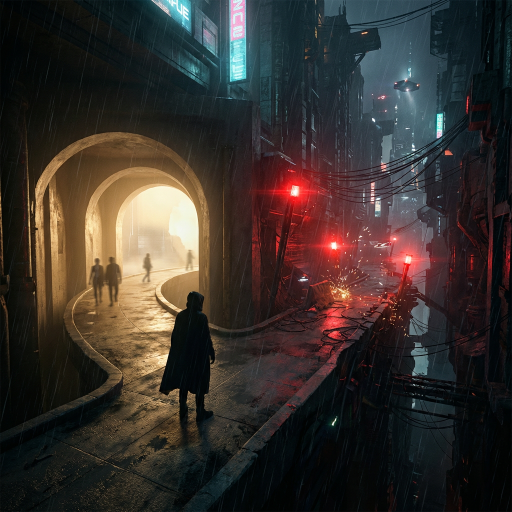
#> input picture 06-Drafts/visuals/quivira-os-carousel/v2/bg1_cover.png, 1024 x 1024 px (shown at 1/2 size); the run also reads 3 pictures not shown here
$ python generate_slides_v2.py
#> lines starting #> are read from the running program, lines starting #| are printed output that depends on the picture
"""
Quivira OS Carousel — V2 Premium Design
Graphic Designer skill | @big_quiv brand system
"""
from PIL import Image, ImageDraw, ImageFont, ImageFilter
import os

output_dir = os.path.dirname(os.path.abspath(__file__))
W, H = 1080, 1350
MARGIN = 80
TEXT_W = W - MARGIN * 2
TOP_SAFE = 120
BOTTOM_SAFE = 80

# ── Brand Colors ──
BG = (10, 10, 15)
WHITE = (255, 255, 255)
LIGHT = (230, 230, 230)
RED = (230, 57, 70)
GOLD = (255, 215, 0)
DARK_PANEL = (26, 26, 46)
GRAY = (150, 150, 150)
DIMMED = (180, 180, 180)

# ── Fonts ──
def get_font(size, bold=True):
    if bold:
        for p in ["C:/Windows/Fonts/arialbd.ttf", "C:/Windows/Fonts/arial.ttf"]:
            if os.path.exists(p):
                return ImageFont.truetype(p, size)
    else:
        for p in ["C:/Windows/Fonts/arial.ttf", "C:/Windows/Fonts/segoeui.ttf"]:
            if os.path.exists(p):
                return ImageFont.truetype(p, size)
    return ImageFont.load_default()

font_hero     = get_font(76, True)
font_headline = get_font(54, True)
font_subhead  = get_font(40, True)
font_body     = get_font(30, False)
font_body_b   = get_font(30, True)
font_small    = get_font(24, False)
font_tag      = get_font(22, True)
font_cta      = get_font(46, True)
font_big2     = get_font(62, True)
font_big3     = get_font(50, True)
font_token    = get_font(28, True)
font_check    = get_font(36, True)
font_stat     = get_font(44, True)


# ══════════════════════════════════════════════
#  DESIGN SYSTEM FUNCTIONS
# ══════════════════════════════════════════════

def load_bg(filename, overlay_alpha=140):
    """Load AI background with dark overlay. Lower alpha = more art visible."""
    path = os.path.join(output_dir, filename)
    if os.path.exists(path):
        img = Image.open(path).resize((W, H)).convert("RGBA")
        overlay = Image.new("RGBA", (W, H), (10, 10, 15, overlay_alpha))
        img = Image.alpha_composite(img, overlay)
        return img
    else:
        img = Image.new("RGBA", (W, H), (*BG, 255))
        draw = ImageDraw.Draw(img)
        for y in range(H):
            r = int(10 + (16 * y / H))
            g = int(10 + (16 * y / H))
            b = int(15 + (31 * y / H))
            draw.line([(0, y), (W, y)], fill=(r, g, b, 255))
        return img


def apply_vignette(img, strength=60):
    """Darken edges to draw focus to the center."""
    w, h = img.size
    vig = Image.new("RGBA", (w, h), (0, 0, 0, 0))
    vd = ImageDraw.Draw(vig)
    steps = strength
    for i in range(steps):
        alpha = int((steps - i) * 3)
        m = i * max(w, h) // (steps * 2)
        if m < 1:
            m = 1
        vd.rectangle([0, 0, w, m], fill=(0, 0, 0, min(alpha, 255)))
        vd.rectangle([0, h - m, w, h], fill=(0, 0, 0, min(alpha, 255)))
        vd.rectangle([0, 0, m, h], fill=(0, 0, 0, min(alpha, 255)))
        vd.rectangle([w - m, 0, w, h], fill=(0, 0, 0, min(alpha, 255)))
    return Image.alpha_composite(img, vig)


def draw_gradient_orb(img, cx, cy, radius, color, alpha=45):
    """Soft radial gradient circle for ambient depth."""
    orb = Image.new("RGBA", img.size, (0, 0, 0, 0))
    od = ImageDraw.Draw(orb)
    steps = 25
    for i in range(steps, 0, -1):
        r = int(radius * i / steps)
        a = int(alpha * (1 - i / steps))
        od.ellipse([cx - r, cy - r, cx + r, cy + r], fill=(*color[:3], min(a, 255)))
    return Image.alpha_composite(img, orb)


def draw_glow_text(img, text, x, y, font, color, glow_radius=12, glow_alpha=140):
    """Text with a soft glow halo behind it."""
    glow = Image.new("RGBA", img.size, (0, 0, 0, 0))
    gd = ImageDraw.Draw(glow)
    gd.text((x, y), text, fill=(*color[:3], glow_alpha), font=font)
    glow = glow.filter(ImageFilter.GaussianBlur(glow_radius))
    img = Image.alpha_composite(img, glow)
    draw = ImageDraw.Draw(img)
    draw.text((x, y), text, fill=(*color, 255), font=font)
    return img


def _wrap_lines(draw, text, font, max_width):
    """Word-wrap text into lines that fit max_width."""
    words = text.split()
    lines, current = [], ""
    for word in words:
        test = current + " " + word if current else word
        bbox = draw.textbbox((0, 0), test, font=font)
        if bbox[2] - bbox[0] > max_width:
            if current:
                lines.append(current)
            current = word
        else:
            current = test
    if current:
        lines.append(current)
    return lines


def glow_text_centered(img, text, y, font, color, glow_radius=12, glow_alpha=140, max_width=None):
    """Center-aligned text with glow. Returns (img, new_y)."""
    if max_width is None:
        max_width = TEXT_W
    draw = ImageDraw.Draw(img)
    lines = _wrap_lines(draw, text, font, max_width)
    for line in lines:
        bbox = draw.textbbox((0, 0), line, font=font)
        tw = bbox[2] - bbox[0]
        x = (W - tw) // 2
        img = draw_glow_text(img, line, x, y, font, color, glow_radius, glow_alpha)
        y += int((bbox[3] - bbox[1]) * 1.3)
    return img, y


def flat_text_centered(img, text, y, font, color=WHITE, max_width=None):
    """Center-aligned text, no glow. Returns (img, new_y)."""
    if max_width is None:
        max_width = TEXT_W
    draw = ImageDraw.Draw(img)
    lines = _wrap_lines(draw, text, font, max_width)
    for line in lines:
        bbox = draw.textbbox((0, 0), line, font=font)
        tw = bbox[2] - bbox[0]
        x = (W - tw) // 2
        draw.text((x, y), line, fill=color, font=font)
        y += int((bbox[3] - bbox[1]) * 1.4)
    return img, y


def flat_text_left(img, text, y, font, color=LIGHT, max_width=None):
    """Left-aligned body text, no glow. Returns (img, new_y)."""
    if max_width is None:
        max_width = TEXT_W
    draw = ImageDraw.Draw(img)
    lines = _wrap_lines(draw, text, font, max_width)
    for line in lines:
        bbox = draw.textbbox((0, 0), line, font=font)
        draw.text((MARGIN, y), line, fill=color, font=font)
        y += int((bbox[3] - bbox[1]) * 1.45)
    return img, y


def draw_accent_line(img, y, width=220):
    """Red accent separator with subtle glow."""
    x_start = (W - width) // 2
    line = Image.new("RGBA", img.size, (0, 0, 0, 0))
    ld = ImageDraw.Draw(line)
    ld.rectangle([x_start - 8, y - 5, x_start + width + 8, y + 8], fill=(230, 57, 70, 50))
    ld.rectangle([x_start, y, x_start + width, y + 3], fill=(230, 57, 70, 255))
    return Image.alpha_composite(img, line)


def draw_glass_panel(img, x1, y1, x2, y2, border_color=GOLD, fill_alpha=160):
    """Semi-transparent glass panel with colored border."""
    panel = Image.new("RGBA", img.size, (0, 0, 0, 0))
    pd = ImageDraw.Draw(panel)
    pd.rounded_rectangle([x1, y1, x2, y2], radius=16, fill=(26, 26, 46, fill_alpha))
    pd.rounded_rectangle([x1, y1, x2, y2], radius=16, outline=(*border_color[:3], 120), width=2)
    return Image.alpha_composite(img, panel)


def add_branding(img):
    """Bottom-left @big_quiv + red dot."""
    draw = ImageDraw.Draw(img)
    draw.text((MARGIN, H - 60), "@big_quiv", fill=(*GRAY, 255), font=font_small)
    draw.ellipse([W - MARGIN - 12, H - 52, W - MARGIN, H - 40], fill=(*RED, 255))
    return img


def add_counter(img, current, total=6):
    """Slide counter top-right."""
    draw = ImageDraw.Draw(img)
    text = f"{current}/{total}"
    bbox = draw.textbbox((0, 0), text, font=font_tag)
    tw = bbox[2] - bbox[0]
    draw.text((W - MARGIN - tw, 45), text, fill=(*GRAY, 200), font=font_tag)
    return img


def finalize(img):
    """Convert RGBA to RGB for PNG save."""
    bg = Image.new("RGB", img.size, BG)
    bg.paste(img, mask=img.split()[3])
    return bg


# ══════════════════════════════════════════════
#  SLIDE 1: COVER
# ══════════════════════════════════════════════
print("Slide 1 — Cover")
img = load_bg("bg1_cover.png", overlay_alpha=110)
img = apply_vignette(img, strength=50)
#> in apply_vignette, `vig = Image.new("RGBA", (w, h), (0, 0, 0, 0))`: vig: PIL image 1080x1350 RGBA; every value is 0
img = draw_gradient_orb(img, W // 2, 420, 380, RED, alpha=35)
img = draw_gradient_orb(img, W // 2, 500, 250, GOLD, alpha=20)
#> call 2 of draw_gradient_orb, with cx = 540, cy = 500, radius = 250, color = (255, 215, 0), alpha = 20
#> in draw_gradient_orb (call 2), `return Image.alpha_composite(img, orb)`:
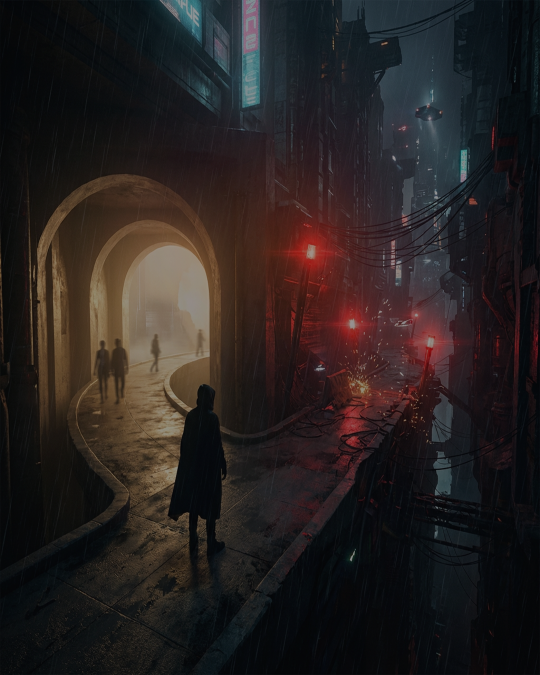
#> returned value: PIL image 1080x1350 RGBA (shown at 1/2 size); mean R, G, B, A 39.4, 33.1, 32.1, 255

y = 280
img, y = glow_text_centered(img, "I WAS WORKING", y, font_headline, WHITE, glow_radius=8, glow_alpha=100)
#> in glow_text_centered, `lines = _wrap_lines(draw, text, font, max_width)`: lines = ['I WAS WORKING']
#> the loop in glow_text_centered, `for line in lines:` made 1 pass
#> (line, bbox, tw, x, y) on pass 1: ('I WAS WORKING', (0, 2, 76, 10), 76, 502, 290)
#> after the loop in glow_text_centered, `for line in lines:`: y = 290
#> y = 290
y += 10
#> y = 300
img, y = glow_text_centered(img, "40 HOURS", y, font_hero, RED, glow_radius=18, glow_alpha=160)
#> the loop in glow_text_centered (call 2), `for line in lines:` made 1 pass
#> (line, bbox, tw, x, y) on pass 1: ('40 HOURS', (0, 2, 48, 10), 48, 516, 310)
#> y = 310
y += 5
#> y = 315
img, y = glow_text_centered(img, "A WEEK.", y, font_headline, WHITE, glow_radius=8, glow_alpha=100)
#> y = 325
y += 30
#> y = 355
img = draw_accent_line(img, y, 300)
y += 50
#> y = 405
img, y = glow_text_centered(img, "NOW I WORK 3.", y, font_big3, GOLD, glow_radius=14, glow_alpha=140)
#> y = 415
y += 30
#> y = 445
img, y = flat_text_centered(img, "Here's the system.", y, font_subhead, DIMMED)
#> in flat_text_centered, `lines = _wrap_lines(draw, text, font, max_width)`: lines = ["Here's the system."]
#> the loop in flat_text_centered, `for line in lines:` made 1 pass
#> (line, bbox, tw, x, y) on pass 1: ("Here's the system.", (0, 2, 82, 12), 82, 499, 459)
#> after the loop in flat_text_centered, `for line in lines:`: y = 459
#> y = 459

img = add_branding(img)
img, _ = flat_text_centered(img, "SWIPE  >", H - 120, font_tag, GRAY)
#> the loop in flat_text_centered (call 2), `for line in lines:` made 1 pass
#> (line, bbox, tw, x, y) on pass 1: ('SWIPE >', (0, 2, 39, 10), 39, 520, 1241)

img = finalize(img)
#> in finalize, `bg = Image.new("RGB", img.size, BG)`:
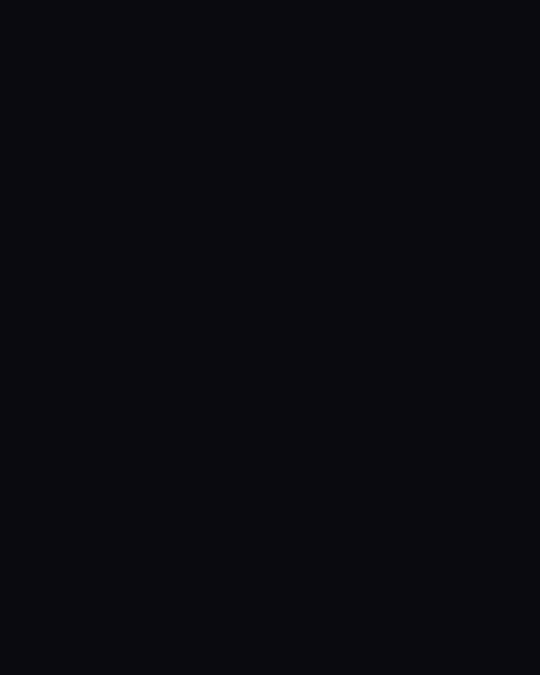
#> bg: PIL image 1080x1350 RGB (shown at 1/2 size); mean R, G, B 10, 10, 15
img.save(os.path.join(output_dir, "slide-01.png"), quality=95)
print("  -> slide-01.png")


# ══════════════════════════════════════════════
#  SLIDE 2: THE PROBLEM
# ══════════════════════════════════════════════
print("Slide 2 — The Problem")
img = load_bg("bg2_problem.png", overlay_alpha=155)
#> call 2 of load_bg, with filename = 'bg2_problem.png', overlay_alpha = 155
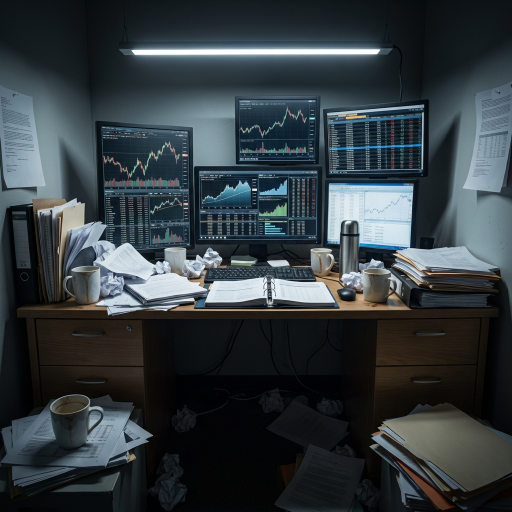
#> input picture 06-Drafts/visuals/quivira-os-carousel/v2/bg2_problem.png, 1024 x 1024 px (shown at 1/2 size)
img = apply_vignette(img, strength=45)
img = draw_gradient_orb(img, W // 2, 350, 300, RED, alpha=25)

img, y = glow_text_centered(img, "THE PROBLEM", 220, font_headline, RED, glow_radius=14)
#> y = 230
y += 25
#> y = 255
img = draw_accent_line(img, y)
y += 55
#> y = 310

# X items
draw = ImageDraw.Draw(img)
pain_points = [
    "Manually charting 50 pairs",
    "Writing content from scratch",
    "Managing 4 platforms",
    "Answering the same questions daily",
]
for p in pain_points:
    draw.text((MARGIN, y), "X", fill=(*RED, 255), font=font_body_b)
    draw.text((MARGIN + 40, y), p, fill=(*LIGHT, 255), font=font_body)
    y += 50
#> this loop made 4 passes
#> y on passes 1 to 4: 360, 410, 460, 510
#> after the loop, y = 510

y += 25
#> y = 535
# Glass panel with RED border
img = draw_glass_panel(img, MARGIN, y, W - MARGIN, y + 120, border_color=RED, fill_alpha=170)
#> in draw_glass_panel, `return Image.alpha_composite(img, panel)`:
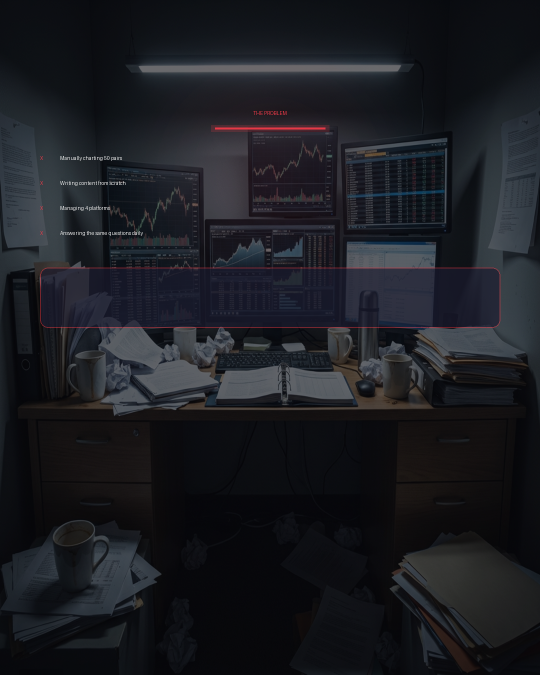
#> returned value: PIL image 1080x1350 RGBA (shown at 1/2 size); mean R, G, B, A 27.3, 28.7, 34, 255
img, _ = flat_text_centered(img, "40 hours a week.", y + 22, font_subhead, RED)
img, _ = flat_text_centered(img, "Burning out while looking productive.", y + 72, font_body, DIMMED)

img = add_branding(img)
img = add_counter(img, 2)
#> in add_counter, `bbox = draw.textbbox((0, 0), text, font=font_tag)`: bbox = (0, 2, 15, 11)
#> in add_counter, `tw = bbox[2] - bbox[0]`: tw = 15
img = finalize(img)
img.save(os.path.join(output_dir, "slide-02.png"), quality=95)
print("  -> slide-02.png")


# ══════════════════════════════════════════════
#  SLIDE 3: THE BREAKING POINT
# ══════════════════════════════════════════════
print("Slide 3 — Breaking Point")
img = load_bg("bg3_breaking.png", overlay_alpha=145)
#> call 3 of load_bg, with filename = 'bg3_breaking.png', overlay_alpha = 145
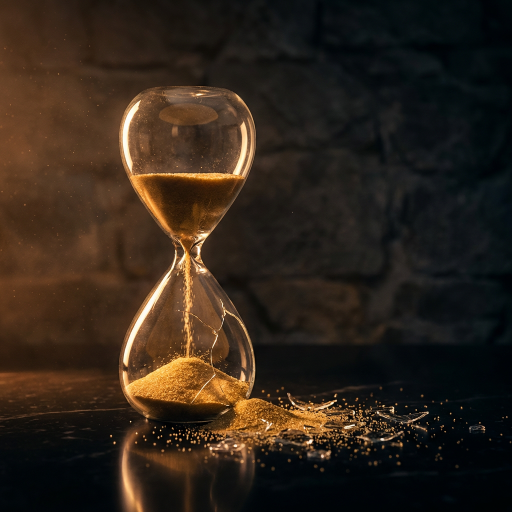
#> input picture 06-Drafts/visuals/quivira-os-carousel/v2/bg3_breaking.png, 1024 x 1024 px (shown at 1/2 size)
#> in load_bg (call 3), `img = Image.open(path).resize((W, H)).convert("RGBA")`:
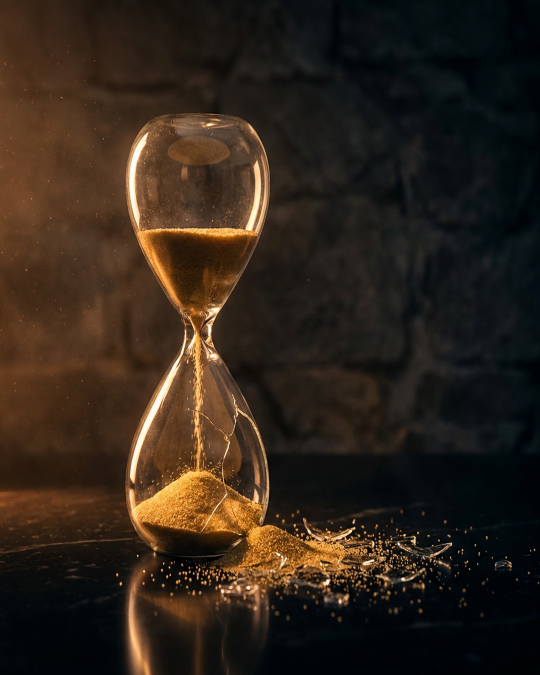
#> img: PIL image 1080x1350 RGBA (shown at 1/2 size); mean R, G, B, A 47.7, 36.1, 25.6, 255
#> in load_bg (call 3), `img = Image.alpha_composite(img, overlay)`:
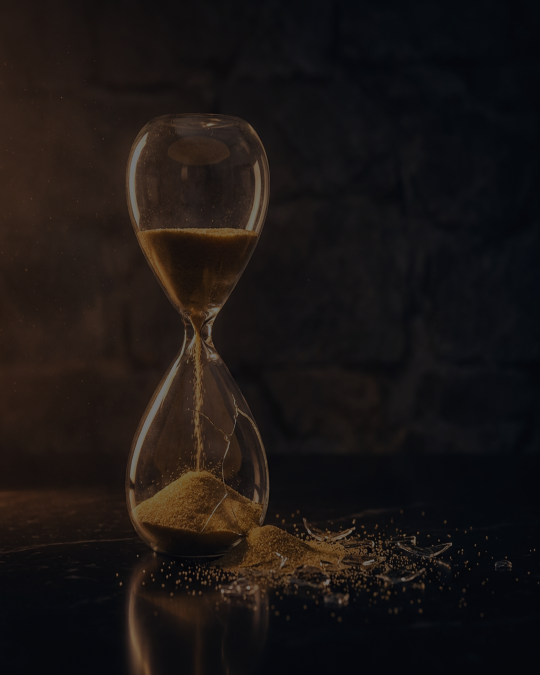
#> img: PIL image 1080x1350 RGBA (shown at 1/2 size); mean R, G, B, A 26.3, 21.2, 19.6, 255
img = apply_vignette(img, strength=50)
img = draw_gradient_orb(img, W // 2, 400, 300, RED, alpha=25)

img, y = glow_text_centered(img, "THE BREAKING", 240, font_headline, WHITE, glow_radius=8, glow_alpha=100)
#> y = 250
y += 5
#> y = 255
img, y = glow_text_centered(img, "POINT", y, font_headline, RED, glow_radius=14)
#> y = 265
y += 25
#> y = 290
img = draw_accent_line(img, y)
y += 55
#> y = 345

img, y = flat_text_left(img, "I realized I wasn't building a brand.", y, font_body_b, WHITE)
#> in flat_text_left, `lines = _wrap_lines(draw, text, font, max_width)`: lines = ["I realized I wasn't building a brand."]
#> the loop in flat_text_left, `for line in lines:` made 1 pass
#> (line, bbox, y) on pass 1: ("I realized I wasn't building a brand.", (0, 2, 161, 12), 359)
#> after the loop in flat_text_left, `for line in lines:`: y = 359
#> y = 359
y += 20
#> y = 379
img, y = flat_text_left(img, "I was running on a treadmill.", y, font_body, RED)
#> the loop in flat_text_left (call 2), `for line in lines:` made 1 pass
#> (line, bbox, y) on pass 1: ('I was running on a treadmill.', (0, 2, 132, 12), 393)
#> y = 393
y += 30
#> y = 423
img, y = flat_text_left(img, "Doing the same tasks every week.", y, font_body, LIGHT)
#> y = 437
y += 8
#> y = 445
img, y = flat_text_left(img, "No leverage. No compounding.", y, font_body, LIGHT)
#> y = 459
y += 30
#> y = 489
img, y = glow_text_centered(img, "Just effort.", y, font_subhead, RED, glow_radius=10, glow_alpha=120)
#> y = 500

img = add_branding(img)
img = add_counter(img, 3)
img = finalize(img)
img.save(os.path.join(output_dir, "slide-03.png"), quality=95)
print("  -> slide-03.png")


# ══════════════════════════════════════════════
#  SLIDE 4: THE SYSTEM
# ══════════════════════════════════════════════
print("Slide 4 — The System")
img = load_bg("bg4_system.png", overlay_alpha=155)
img = apply_vignette(img, strength=45)
img = draw_gradient_orb(img, W // 2, 500, 400, GOLD, alpha=20)

img, y = glow_text_centered(img, "THE SYSTEM", 180, font_headline, RED, glow_radius=14)
#> y = 190
y += 25
#> y = 215
img = draw_accent_line(img, y)
y += 50
#> y = 265

img, y = flat_text_centered(img, "Quivira OS replaces the grind with 3 layers.", y, font_body, LIGHT)
#> y = 279
y += 30
#> y = 309

BLUE = (100, 200, 255)
layers = [
    ("LAYER 1", "AI Signal Scanner", "Scans 50 pairs every 4 hours. Filters for confluence. Sends approval alerts.", RED),
    ("LAYER 2", "Content Engine", "Scouts trends, pulls data, builds weekly plans.", GOLD),
    ("LAYER 3", "Distribution", "Approved signals and content push to Telegram, X, IG, LinkedIn automatically.", BLUE),
]

for label, title, desc, color in layers:
    # Glass panel with colored border
    img = draw_glass_panel(img, MARGIN, y, W - MARGIN, y + 150, border_color=color, fill_alpha=170)
    draw = ImageDraw.Draw(img)

    # Layer badge
    badge_w = 130
    badge_h = 32
    bx = MARGIN + 18
    by_ = y + 14
    draw.rounded_rectangle([bx, by_, bx + badge_w, by_ + badge_h], radius=8, fill=(*color, 255))
    bbox = draw.textbbox((0, 0), label, font=font_tag)
    tw = bbox[2] - bbox[0]
    label_color = WHITE if color != GOLD else BG
    draw.text((bx + (badge_w - tw) // 2, by_ + 5), label, fill=(*label_color, 255), font=font_tag)

    # Title
    draw.text((MARGIN + 160, y + 16), title, fill=(*WHITE, 255), font=font_body_b)

    # Description with wrapping
    desc_words = desc.split()
    desc_lines = []
    cur = ""
    for w in desc_words:
        test = cur + " " + w if cur else w
        bbox2 = draw.textbbox((0, 0), test, font=font_small)
        if bbox2[2] - bbox2[0] > TEXT_W - 50:
            if cur:
                desc_lines.append(cur)
            cur = w
        else:
            cur = test
    if cur:
        desc_lines.append(cur)
    dy = y + 58
    for dl in desc_lines:
        draw.text((MARGIN + 28, dy), dl, fill=(*DIMMED, 255), font=font_small)
        dy += 30

    y += 162
#> this loop made 3 passes
#> (by_, y) on passes 1 to 3: (323, 471), (485, 633), (647, 795)
#> after the loop, y = 795

img = add_branding(img)
img = add_counter(img, 4)
img = finalize(img)
img.save(os.path.join(output_dir, "slide-04.png"), quality=95)
print("  -> slide-04.png")


# ══════════════════════════════════════════════
#  SLIDE 5: THE RESULT
# ══════════════════════════════════════════════
print("Slide 5 — The Result")
img = load_bg("bg5_result.png", overlay_alpha=130)
img = apply_vignette(img, strength=50)
img = draw_gradient_orb(img, W // 2, 550, 350, GOLD, alpha=30)

img, y = glow_text_centered(img, "THE RESULT", 220, font_headline, RED, glow_radius=14)
#> y = 230
y += 25
#> y = 255
img = draw_accent_line(img, y)
y += 55
#> y = 310

stats = [
    ("30 HOURS", "saved per week"),
    ("DAILY SIGNALS", "without me charting"),
    ("45 MINUTES", "to build content calendar"),
]
for big, small in stats:
    img = draw_glass_panel(img, MARGIN, y, W - MARGIN, y + 110, border_color=GOLD, fill_alpha=170)
    img, _ = glow_text_centered(img, big, y + 18, font_stat, GOLD, glow_radius=12, glow_alpha=130)
    img, _ = flat_text_centered(img, small, y + 70, font_small, DIMMED)
    y += 130
#> this loop made 3 passes
#> y on passes 1 to 3: 440, 570, 700
#> after the loop, y = 700

y += 20
#> y = 720
img, _ = flat_text_left(img, "More time for strategy, community, and product building.", y, font_body_b, WHITE)

img = add_branding(img)
img = add_counter(img, 5)
img = finalize(img)
img.save(os.path.join(output_dir, "slide-05.png"), quality=95)
print("  -> slide-05.png")


# ══════════════════════════════════════════════
#  SLIDE 6: CTA
# ══════════════════════════════════════════════
print("Slide 6 — CTA")
img = load_bg("bg6_cta.png", overlay_alpha=105)
img = apply_vignette(img, strength=55)
img = draw_gradient_orb(img, W // 2, 520, 400, RED, alpha=30)

img, y = glow_text_centered(img, "WANT THE FULL", 350, font_subhead, WHITE, glow_radius=8, glow_alpha=100)
#> y = 360
y += 15
#> y = 375
img, y = glow_text_centered(img, "BREAKDOWN?", y, font_big2, RED, glow_radius=18, glow_alpha=160)
#> y = 385
y += 45
#> y = 430
img = draw_accent_line(img, y, 400)
y += 65
#> y = 495

# CTA button with drop shadow
btn_w = 680
btn_h = 95
btn_x = (W - btn_w) // 2
draw = ImageDraw.Draw(img)
# Shadow
draw.rounded_rectangle([btn_x + 5, y + 5, btn_x + btn_w + 5, y + btn_h + 5], radius=18, fill=(80, 15, 20, 200))
# Button
draw.rounded_rectangle([btn_x, y, btn_x + btn_w, y + btn_h], radius=18, fill=(*RED, 255))
# Button text
bbox = draw.textbbox((0, 0), "COMMENT  OS", font=font_cta)
#> bbox = (0, 2, 69, 10)
tw = bbox[2] - bbox[0]
#> tw = 69
tx = (W - tw) // 2
#> tx = 505
draw.text((tx, y + 22), "COMMENT  OS", fill=(*WHITE, 255), font=font_cta)

y += btn_h + 45
#> y = 635
img, y = flat_text_centered(img, "and I'll send you the full", y, font_body, DIMMED)
#> y = 650
y += 5
#> y = 655
img, _ = flat_text_centered(img, "breakdown of how Quivira OS works.", y, font_body, DIMMED)

img = add_branding(img)
img = add_counter(img, 6)
img = finalize(img)
img.save(os.path.join(output_dir, "slide-06.png"), quality=95)
print("  -> slide-06.png")


print("\nALL 6 PREMIUM V2 SLIDES GENERATED.")
